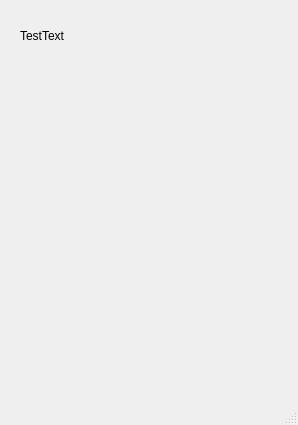
<?xml version="1.0" encoding="UTF-8"?>
<ui version="4.0">
 <class>MainWindow</class>
 <widget class="QMainWindow" name="MainWindow">
  <property name="geometry">
   <rect>
    <x>0</x>
    <y>0</y>
    <width>298</width>
    <height>425</height>
   </rect>
  </property>
  <property name="windowTitle">
   <string>MainWindow</string>
  </property>
  <widget class="QWidget" name="centralwidget">
   <widget class="QLabel" name="label">
    <property name="geometry">
     <rect>
      <x>20</x>
      <y>20</y>
      <width>55</width>
      <height>31</height>
     </rect>
    </property>
    <property name="text">
     <string>TestText</string>
    </property>
   </widget>
  </widget>
  <widget class="QMenuBar" name="menubar">
   <property name="geometry">
    <rect>
     <x>0</x>
     <y>0</y>
     <width>298</width>
     <height>26</height>
    </rect>
   </property>
  </widget>
  <widget class="QStatusBar" name="statusbar"/>
 </widget>
 <resources/>
 <connections/>
</ui>
